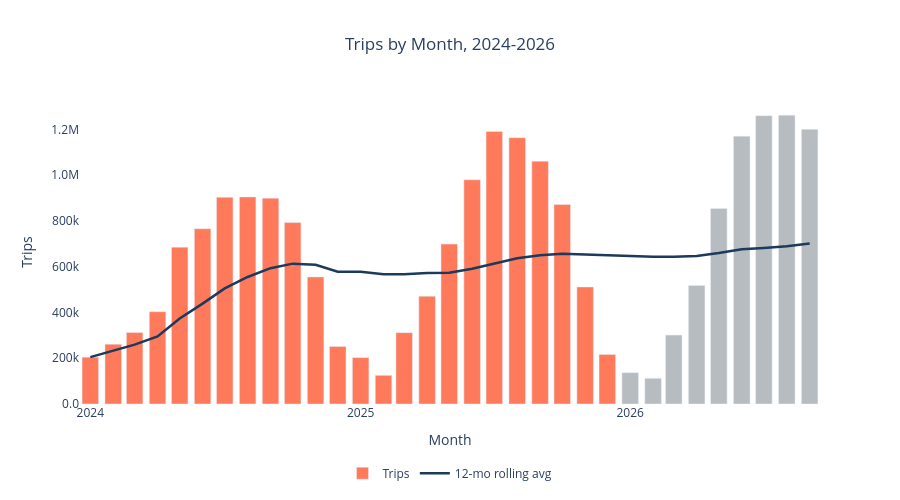

The notebook cell this image was saved under:
### Code cell
# 2026 (year-to-date) is an incomplete period, not a real dip - gray it out
# rather than let it read as part of the trend
bar_colors = ['#B0B5BA' if y == 2026 else '#FF6B4A' for y in monthly['year']]

fig_monthly = go.Figure()

fig_monthly.add_trace(go.Bar(
    x=monthly['year_month'].dt.to_timestamp(),
    y=monthly['nr_trips'],
    marker=dict(color=bar_colors),
    opacity=0.9,
    name='Trips',
    hovertemplate='<b>Month:</b> %{x|%b %Y}<br><b>Trips:</b> %{y:,.0f}<extra></extra>',
))

fig_monthly.add_trace(go.Scatter(
    x=monthly['year_month'].dt.to_timestamp(),
    y=monthly['rolling_12mo'],
    mode='lines',
    line=dict(color='#1B3A5C', width=2.5),
    name='12-mo rolling avg',
    hovertemplate='<b>Month:</b> %{x|%b %Y}<br><b>12-mo avg:</b> %{y:,.0f}<extra></extra>',
))

fig_monthly.update_layout(
    title=dict(text='Trips by Month, 2024-2026', x=0.5),
    xaxis=dict(title='Month', showgrid=False, dtick='M12', tickformat='%Y'),
    yaxis=dict(title='Trips', showgrid=False, tickformat='.2s'),
    showlegend=True,
    legend=dict(orientation='h', yanchor='top', y=-0.18, xanchor='center', x=0.5),
    hoverlabel=dict(bgcolor='#FFF8E7', bordercolor='#D9A440', font=dict(color='#1a1a1a', size=13)),
    plot_bgcolor='white',
    paper_bgcolor='white',
    autosize=True,
    height=500,
)

fig_monthly

### Figure 1 — Plotly figure (JSON) as saved in the notebook; plotly's stock layout.template omitted (floating-point values rounded to 4 significant figures)
{"data": [{"hovertemplate": "<b>Month:</b> %{x|%b %Y}<br><b>Trips:</b> %{y:,.0f}<extra></extra>", "marker": {"color": ["#FF6B4A", "#FF6B4A", "#FF6B4A", "#FF6B4A", "#FF6B4A", "#FF6B4A", "#FF6B4A", "#FF6B4A", "#FF6B4A", "#FF6B4A", "#FF6B4A", "#FF6B4A", "#FF6B4A", "#FF6B4A", "#FF6B4A", "#FF6B4A", "#FF6B4A", "#FF6B4A", "#FF6B4A", "#FF6B4A", "#FF6B4A", "#FF6B4A", "#FF6B4A", "#FF6B4A", "#B0B5BA", "#B0B5BA", "#B0B5BA", "#B0B5BA", "#B0B5BA", "#B0B5BA", "#B0B5BA", "#B0B5BA", "#B0B5BA"]}, "name": "Trips", "opacity": 0.9, "type": "bar", "x": ["2024-01-01T00:00:00.000000", "2024-02-01T00:00:00.000000", "2024-03-01T00:00:00.000000", "2024-04-01T00:00:00.000000", "2024-05-01T00:00:00.000000", "2024-06-01T00:00:00.000000", "2024-07-01T00:00:00.000000", "2024-08-01T00:00:00.000000", "2024-09-01T00:00:00.000000", "2024-10-01T00:00:00.000000", "2024-11-01T00:00:00.000000", "2024-12-01T00:00:00.000000", "2025-01-01T00:00:00.000000", "2025-02-01T00:00:00.000000", "2025-03-01T00:00:00.000000", "2025-04-01T00:00:00.000000", "2025-05-01T00:00:00.000000", "2025-06-01T00:00:00.000000", "2025-07-01T00:00:00.000000", "2025-08-01T00:00:00.000000", "2025-09-01T00:00:00.000000", "2025-10-01T00:00:00.000000", "2025-11-01T00:00:00.000000", "2025-12-01T00:00:00.000000", "2026-01-01T00:00:00.000000", "2026-02-01T00:00:00.000000", "2026-03-01T00:00:00.000000", "2026-04-01T00:00:00.000000", "2026-05-01T00:00:00.000000", "2026-06-01T00:00:00.000000", "2026-07-01T00:00:00.000000", "2026-08-01T00:00:00.000000", "2026-09-01T00:00:00.000000"], "y": [204696, 261542, 312303, 403352, 685651, 766118, 903573, 905173, 899886, 792841, 555310, 251776, 202780, 125374, 311903, 471199, 699002, 979845, 1191278, 1164157, 1061453, 871899, 511548, 216603, 136989, 112397, 301152, 518371, 854986, 1170756, 1260391, 1262404, 1201046]}, {"hovertemplate": "<b>Month:</b> %{x|%b %Y}<br><b>12-mo avg:</b> %{y:,.0f}<extra></extra>", "line": {"color": "#1B3A5C", "width": 2.5}, "mode": "lines", "name": "12-mo rolling avg", "type": "scatter", "x": ["2024-01-01T00:00:00.000000", "2024-02-01T00:00:00.000000", "2024-03-01T00:00:00.000000", "2024-04-01T00:00:00.000000", "2024-05-01T00:00:00.000000", "2024-06-01T00:00:00.000000", "2024-07-01T00:00:00.000000", "2024-08-01T00:00:00.000000", "2024-09-01T00:00:00.000000", "2024-10-01T00:00:00.000000", "2024-11-01T00:00:00.000000", "2024-12-01T00:00:00.000000", "2025-01-01T00:00:00.000000", "2025-02-01T00:00:00.000000", "2025-03-01T00:00:00.000000", "2025-04-01T00:00:00.000000", "2025-05-01T00:00:00.000000", "2025-06-01T00:00:00.000000", "2025-07-01T00:00:00.000000", "2025-08-01T00:00:00.000000", "2025-09-01T00:00:00.000000", "2025-10-01T00:00:00.000000", "2025-11-01T00:00:00.000000", "2025-12-01T00:00:00.000000", "2026-01-01T00:00:00.000000", "2026-02-01T00:00:00.000000", "2026-03-01T00:00:00.000000", "2026-04-01T00:00:00.000000", "2026-05-01T00:00:00.000000", "2026-06-01T00:00:00.000000", "2026-07-01T00:00:00.000000", "2026-08-01T00:00:00.000000", "2026-09-01T00:00:00.000000"], "y": [204700.0, 233100.0, 259500.0, 295500.0, 373500.0, 438900.0, 505300.0, 555300.0, 593600.0, 613500.0, 608200.0, 578500.0, 578400.0, 567000.0, 567000.0, 572600.0, 573700.0, 591600.0, 615500.0, 637100.0, 650600.0, 657200.0, 653500.0, 650600.0, 645100.0, 644000.0, 643100.0, 647100.0, 660100.0, 676000.0, 681700.0, 689900.0, 701500.0]}], "layout": {"autosize": true, "height": 500, "hoverlabel": {"bgcolor": "#FFF8E7", "bordercolor": "#D9A440", "font": {"color": "#1a1a1a", "size": 13}}, "legend": {"orientation": "h", "x": 0.5, "xanchor": "center", "y": -0.18, "yanchor": "top"}, "paper_bgcolor": "white", "plot_bgcolor": "white", "showlegend": true, "title": {"text": "Trips by Month, 2024-2026", "x": 0.5}, "xaxis": {"dtick": "M12", "showgrid": false, "tickformat": "%Y", "title": {"text": "Month"}}, "yaxis": {"showgrid": false, "tickformat": ".2s", "title": {"text": "Trips"}}}}
